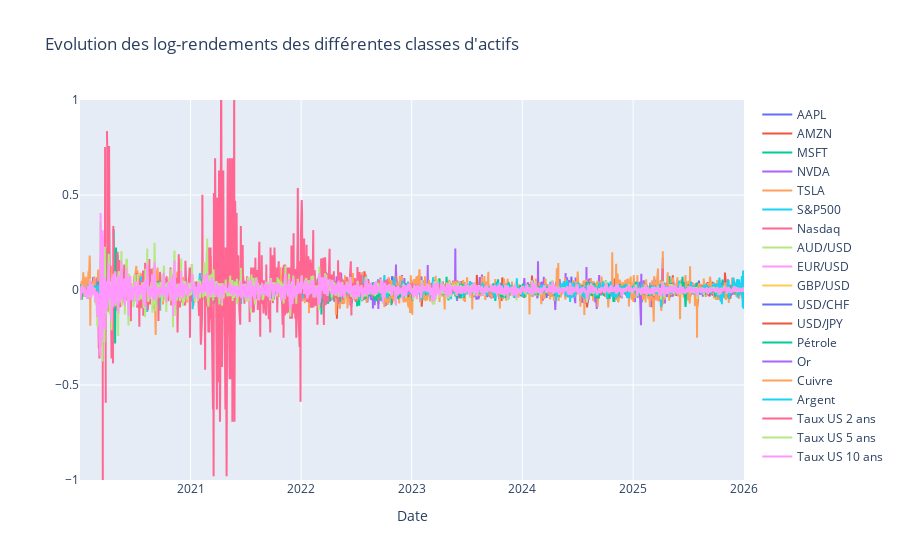

Write notebook code for a chart like this one.
### Code cell
fig3 = go.Figure()


for ticker in log_returns.columns:
    fig3.add_trace(go.Scatter(
        x=log_returns.index, 
        y=log_returns[ticker],
        mode='lines',
        name=ticker
    ))

fig3.update_layout(
    title="Evolution des log-rendements des différentes classes d'actifs",
    xaxis_title='Date',
    hovermode='x unified',
)

fig3.update_yaxes(range=[-1, 1])

fig3.show()

### Figure 1 — Plotly figure (JSON) as saved in the notebook; plotly's stock layout.template omitted (floating-point values rounded to 4 significant figures; data arrays with more than 128 entries replaced by an {"elided": "..."} marker saying what was removed)
{"data": [{"mode": "lines", "name": "AAPL", "type": "scatter", "x": {"elided": "1508 str values"}, "y": {"elided": "1508 float values"}}, {"mode": "lines", "name": "AMZN", "type": "scatter", "x": {"elided": "1508 str values"}, "y": {"elided": "1508 float values"}}, {"mode": "lines", "name": "MSFT", "type": "scatter", "x": {"elided": "1508 str values"}, "y": {"elided": "1508 float values"}}, {"mode": "lines", "name": "NVDA", "type": "scatter", "x": {"elided": "1508 str values"}, "y": {"elided": "1508 float values"}}, {"mode": "lines", "name": "TSLA", "type": "scatter", "x": {"elided": "1508 str values"}, "y": {"elided": "1508 float values"}}, {"mode": "lines", "name": "S&P500", "type": "scatter", "x": {"elided": "1508 str values"}, "y": {"elided": "1508 float values"}}, {"mode": "lines", "name": "Nasdaq", "type": "scatter", "x": {"elided": "1508 str values"}, "y": {"elided": "1508 float values"}}, {"mode": "lines", "name": "AUD/USD", "type": "scatter", "x": {"elided": "1508 str values"}, "y": {"elided": "1508 float values"}}, {"mode": "lines", "name": "EUR/USD", "type": "scatter", "x": {"elided": "1508 str values"}, "y": {"elided": "1508 float values"}}, {"mode": "lines", "name": "GBP/USD", "type": "scatter", "x": {"elided": "1508 str values"}, "y": {"elided": "1508 float values"}}, {"mode": "lines", "name": "USD/CHF", "type": "scatter", "x": {"elided": "1508 str values"}, "y": {"elided": "1508 float values"}}, {"mode": "lines", "name": "USD/JPY", "type": "scatter", "x": {"elided": "1508 str values"}, "y": {"elided": "1508 float values"}}, {"mode": "lines", "name": "Pétrole", "type": "scatter", "x": {"elided": "1508 str values"}, "y": {"elided": "1508 float values"}}, {"mode": "lines", "name": "Or", "type": "scatter", "x": {"elided": "1508 str values"}, "y": {"elided": "1508 float values"}}, {"mode": "lines", "name": "Cuivre", "type": "scatter", "x": {"elided": "1508 str values"}, "y": {"elided": "1508 float values"}}, {"mode": "lines", "name": "Argent", "type": "scatter", "x": {"elided": "1508 str values"}, "y": {"elided": "1508 float values"}}, {"mode": "lines", "name": "Taux US 2 ans", "type": "scatter", "x": {"elided": "1508 str values"}, "y": {"elided": "1508 float values"}}, {"mode": "lines", "name": "Taux US 5 ans", "type": "scatter", "x": {"elided": "1508 str values"}, "y": {"elided": "1508 float values"}}, {"mode": "lines", "name": "Taux US 10 ans", "type": "scatter", "x": {"elided": "1508 str values"}, "y": {"elided": "1508 float values"}}], "layout": {"hovermode": "x unified", "title": {"text": "Evolution des log-rendements des différentes classes d'actifs"}, "xaxis": {"title": {"text": "Date"}}, "yaxis": {"range": [-1, 1]}}}
